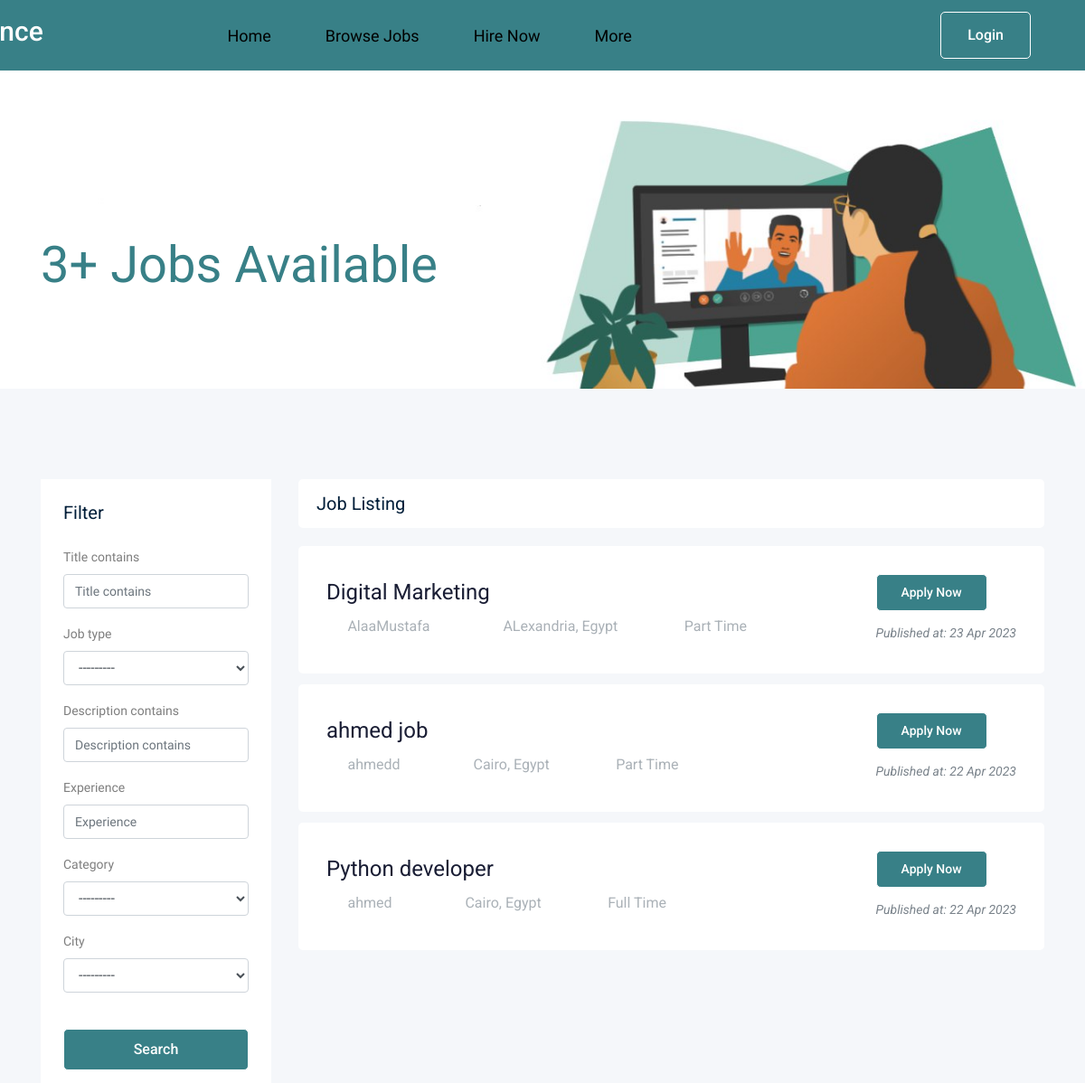
The app's page /jobs/ (upper part), older data.
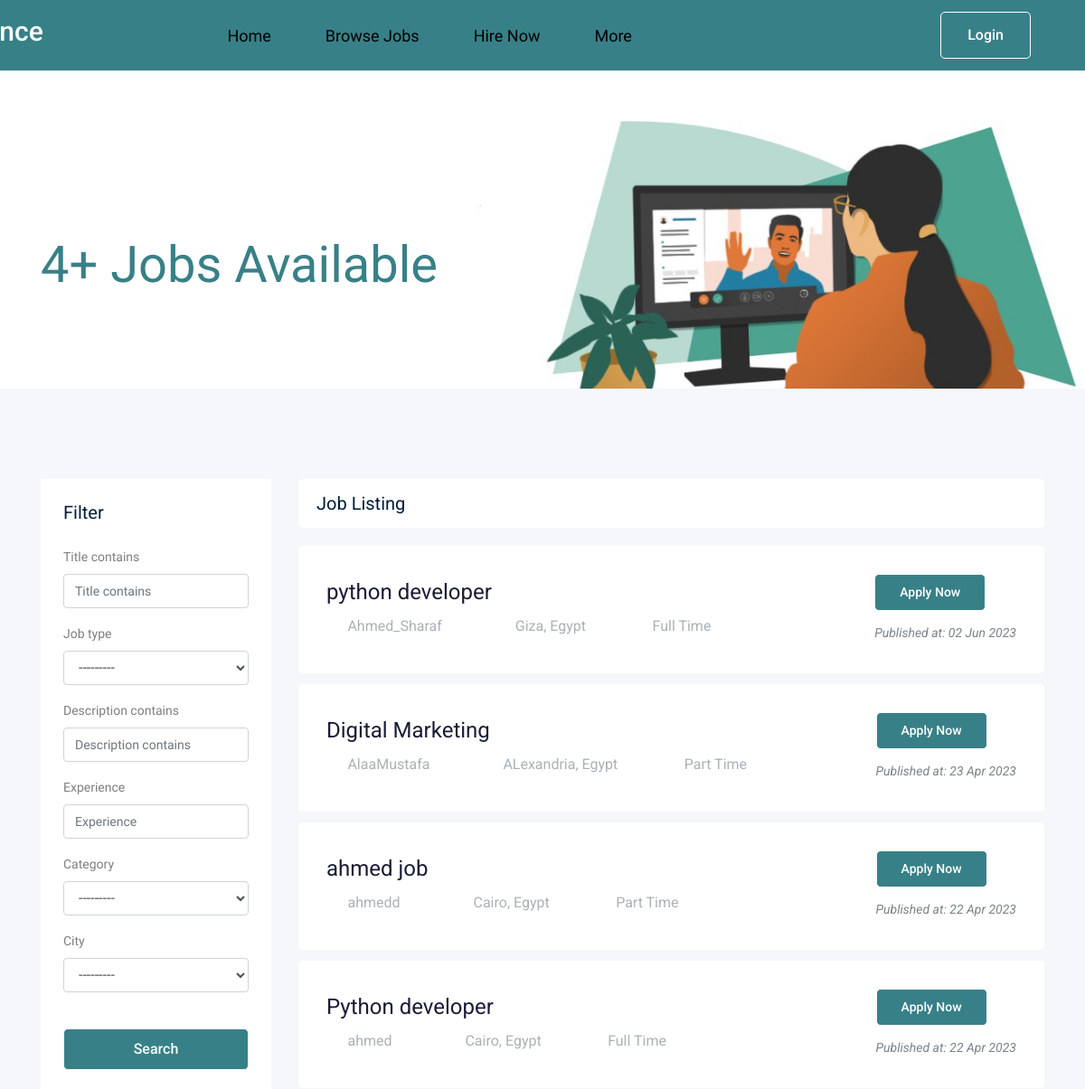
The same page, newer data.
### job/models.py (models this page shows, shortened)
class Job(models.Model):
    owner = models.ForeignKey(
        User, related_name='job_owner', on_delete=models.CASCADE)
    title = models.CharField(max_length=100)
    job_type = models.CharField(max_length=15, choices=JOB_TYPE)
    description = models.TextField(max_length=10000)
    published_at = models.DateTimeField(auto_now=True)
    vacancy = models.IntegerField(default=1)
    salary = models.IntegerField(default=0)
    experience = models.IntegerField(default=0)
    category = models.ForeignKey('Category', on_delete=models.CASCADE)
    country = models.CharField(max_length=15, choices=CURRENT_COUNTRY)
    city = models.CharField(max_length=15, choices=CURRENT_CITY)
    slug = models.SlugField(blank=True, null=True)
    class Meta:
        ordering = ['-id']

### job/views.py (the view)
# urls.py: path('', views.jobs_list, name='job_list'),
def jobs_list(request):
    jobs_list = Job.objects.all()
    myfilter = JobFilter(request.GET, queryset=jobs_list)
    jobs_list = myfilter.qs
    paginator = Paginator(jobs_list, 5)  # Show 5 contacts per page.
    page_number = request.GET.get('page')
    page_obj = paginator.get_page(page_number)
    context = {'jobs': page_obj,
               'forcount': jobs_list,
               'myfilter': myfilter,
               }
    return render(request, 'job/jobs_list.html', context)

### job/models.py (called while the page is built)
    def __str__(self):
        return self.name

### job/templates/job/jobs_list.html (shortened to what the changed rows need)
{% load static %}
{% load bootstrap4 %}
<!doctype html>
<html class="no-js" lang="zxx">
<head>
    <link rel="stylesheet" href="{% static 'css/bootstrap.min.css'%}">
    <link rel="stylesheet" href="{% static 'css/owl.carousel.min.css'%}">
    <link rel="stylesheet" href="{% static 'css/magnific-popup.css'%}">
    <link rel="stylesheet" href="{% static 'css/font-awesome.min.css'%}">
    <link rel="stylesheet" href="{% static 'css/themify-icons.css'%}">
    <link rel="stylesheet" href="{% static 'css/nice-select.css'%}">
    <link rel="stylesheet" href="{% static 'css/flaticon.css'%}">
    <link rel="stylesheet" href="{% static 'css/jquery-ui.css'%}">
    <link rel="stylesheet" href="{% static 'css/gijgo.css'%}">
    <link rel="stylesheet" href="{% static 'css/animate.min.css'%}">
    <link rel="stylesheet" href="{% static 'css/slicknav.css'%}">
    <link rel="stylesheet" href="{% static 'css/adel_search.css'%}">
    <link rel="stylesheet" href="{% static 'css/style.css'%}">
    <link rel="stylesheet" href="{% static 'css/normalize.css' %}">
    <link rel="stylesheet" href="{% static 'css/morsy.css' %}">
    <link rel="stylesheet" href="{% static 'css/morsy.min.css' %}">
</head>
<body>
    <Header>
        <div class="container">
            <a href="{% url 'pages:index' %}" class="logo">
                <h2 style="color: #fff;">Joblance</h2>
            </a>
        </div>
    </Header>
    <main>
        <div class="bradcam_area bradcam_bg_1">
            <div class="container">
                <div class="row">
                    <div class="col-xl-12">
                        <div class="bradcam_text">
                            <h3>{{forcount.count}}+ Jobs Available</h3>
                        </div>
                    </div>
                </div>
            </div>
        </div>
        <div class="job_listing_area plus_padding">
            <div class="container">
                <div class="row">
                    <div class="col-lg-9">
                        <div class="job_lists m-0">
                            <div class="row">
                                {% for job in jobs %}
                                {% if job.owner == user %}
                                <div class="col-lg-12 col-md-12">
                                    <div class="single_jobs white-bg d-flex justify-content-between">
                                        <div class="jobs_left d-flex align-items-center">
                                            <div class="jobs_conetent">
                                                <a href="{% url 'jobs:edit_job' job.id %}">
                                                    <h4>{{job.title}}</h4>
                                                </a>
                                                <div class="links_locat d-flex align-items-center">
                                                    <div class="location">
                                                        <p> <i class="fa-solid fa-user"></i>You</p>
                                                    </div>
                                                    <div class="location">
                                                        <p> <i class="fas fa-map-marker-alt fa-fw"></i> {{job.city}},
                                                            {{job.country}}</p>
                                                    </div>
                                                    <div class="location">
                                                        <p> <i class="fa fa-clock-o"></i> {{job.job_type}}</p>
                                                    </div>
                                                </div>
                                            </div>
                                        </div>
                                        <div class="jobs_right">
                                            <div class="apply_now">
                                                <a href="{% url 'jobs:edit_job' job.id %}" class="boxed-btn3">Edit
                                                    job</a>
                                            </div>
                                            <div class="date">
                                                <p>Published at: {{job.published_at|date:'d M o'}}</p>
                                            </div>
                                        </div>
                                    </div>
                                </div>
                                {% else %}
                                <div class="col-lg-12 col-md-12">
                                    <div class="single_jobs white-bg d-flex justify-content-between">
                                        <div class="jobs_left d-flex align-items-center">
                                            <div class="jobs_conetent">
                                                <a href="{% url 'jobs:job_details' job.slug %}">
                                                    <h4>{{job.title}}</h4>
                                                </a>
                                                <div class="links_locat d-flex align-items-center">
                                                    <div class="location">
                                                        <p> <i class="fa-solid fa-user"></i> {{job.owner}}</p>
                                                    </div>
                                                    <div class="location">
                                                        <p> <i class="fas fa-map-marker-alt fa-fw"></i> {{job.city}},
                                                            {{job.country}}</p>
                                                    </div>
                                                    <div class="location">
                                                        <p> <i class="fa fa-clock-o"></i> {{job.job_type}}</p>
                                                    </div>
                                                </div>
                                            </div>
                                        </div>
                                        <div class="jobs_right">
                                            <div class="apply_now">
                                                <a href="{% url 'jobs:job_details' job.slug %}" class="boxed-btn3">Apply
                                                    Now</a>
                                            </div>
                                            <div class="date">
                                                <p>Published at: {{job.published_at|date:'d M o'}}</p>
                                            </div>
                                        </div>
                                    </div>
                                </div>
                                {% endif %}
                                {% endfor %}
                            </div>
                        </div>
                    </div>
                </div>
            </div>
        </div>
    </main>
</body>
</html>

Row changes from the older to the newer data that the page shows:
added Job: title "python developer", owner "Ahmed_Sharaf", city "Giza", country "Egypt", job_type "Full Time", published_at "02 Jun 2023"
Text that changed along with them:
{{ forcount.count }}: "3" → "4"
